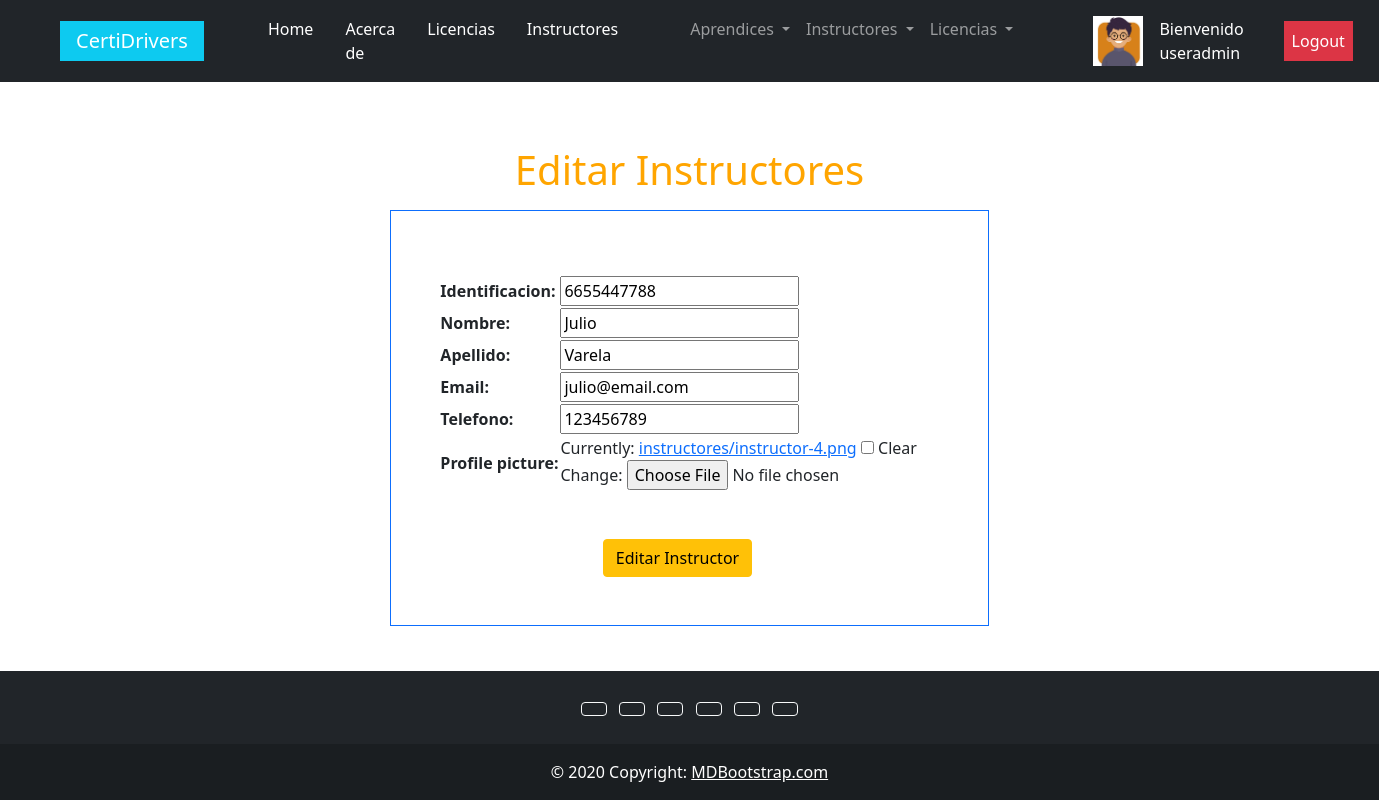
Screenshot of /instructores/update_instructores/1/ (signed in) with the database file from the repository.
### users/models.py (models this page shows)
class UserProfile(models.Model):
    user = models.OneToOneField(User, on_delete=models.CASCADE, related_name='profile')
    phone = models.CharField(max_length=25, null=True, blank=True)
    birth_date = models.DateField(null=True, blank=True)
    profile_picture = models.ImageField(upload_to='profile_images', null=True, blank=True)

### instructores/models.py (models this page shows, shortened)
class Instructor(models.Model):
    identificacion = models.CharField(max_length=10, unique=True, default=None)
    nombre = models.CharField(max_length=50)
    apellido = models.CharField(max_length=50)
    email = models.EmailField(max_length=100)
    telefono = models.CharField(max_length=10)
    profile_picture = models.ImageField(upload_to='instructores', null=True, blank=True)
    is_active = models.BooleanField(default=True)
    class Meta:
        verbose_name ='Instructor'
        verbose_name_plural = "Instructores"

### instructores/views.py (the view)
# urls.py: path('update_instructores/<int:pk>/', InstructorUpdateView.as_view(), name='update_instructores'),
class InstructorUpdateView(LoginRequiredMixin, UserPassesTestMixin, UpdateView):
    model = Instructor
    template_name = 'instructores/update_instructores.html'
    fields = ('identificacion','nombre', 'apellido','email','telefono','profile_picture')
    success_url = '/instructores/list_instructores'
    def test_func(self):
        return self.request.user.is_superuser

### templates/instructores/update_instructores.html (shortened to what this page needs)
{% extends "base.html" %}
{% block contenido %}
    {% if form %}
        <div class="mt-5 mx-5 d-flex flex-column align-items-center">
            <h1 class="my-3" style="color: orange;">Editar Instructores</h1>
            <form class="border border-primary p-5" action="" method="POST" enctype="multipart/form-data">
                <table class="mt-3">
                    {{form.as_table}}
                </table>
                <div class="container-fluid h-100">
                    <div class="row w-100 align-items-center">
                        <div class="col text-center">
                            <button type="submit" class="btn btn-warning mt-5">Editar Instructor</button>
                        </div>
                    </div>
                </div>
            </form>
        </div>
    {% endif %}
{% endblock %}

### templates/base.html (shortened to what this page needs)
<!DOCTYPE html>
<html lang="en">
<head>
  <link href="https://cdn.jsdelivr.net/npm/bootstrap@5.0.2/dist/css/bootstrap.min.css" rel="stylesheet">
</head>
<body>
  <header>
    <nav class="navbar navbar-expand-lg navbar-dark bg-dark sticky-top">
      <div class="container-fluid">
        <a class="navbar-brand bg-info mx-5 px-3" href="/">CertiDrivers</a>
        <div class="collapse navbar-collapse" id="navbarNav">
          <ul class="navbar-nav">
            <li class="nav-item mx-2">
              <a class="nav-link active" aria-current="page" href="/">Home</a>
            </li>
            <li class="nav-item mx-2">
              <a class="nav-link active" aria-current="page" href="/about/">Acerca de</a>
            </li>
            {% if request.user.is_authenticated %}
              <li class="nav-item mx-2">
                <a class="nav-link active" aria-current="page" href="/licencias/">Licencias</a>
              </li>
              <li class="nav-item mx-2">
                <a class="nav-link active" aria-current="page" href="/instructores/display_instructores/">Instructores</a>
              </li>
              {% if request.user.is_superuser %}
                <li class="nav-item dropdown ms-5">
                  <a class="nav-link dropdown-toggle" href="#" id="navbarDropdown" role="button" data-bs-toggle="dropdown" aria-expanded="false">
                    Aprendices
                  </a>
                </li>
                <li class="nav-item dropdown">
                  <a class="nav-link dropdown-toggle" href="#" id="navbarDropdown" role="button" data-bs-toggle="dropdown" aria-expanded="false">
                    Instructores
                  </a>
                </li>
                <li class="nav-item dropdown">
                  <a class="nav-link dropdown-toggle" href="#" id="navbarDropdown" role="button" data-bs-toggle="dropdown" aria-expanded="false">
                    Licencias
                  </a>
                </li>
              {% endif %}
            {% endif %}
          </ul>
        </div>
        <div class="mx-5">
          <ul class="navbar-nav me-auto mb-2 mb-lg-0 d-flex align-items-center">
            {% if request.user.is_authenticated %}
              <li class="nav-item mx-3">
                <a class="nav-link active d-flex align-items-center" aria-current="page" href="/users/update/profile/">
                  {% if request.user.profile.profile_picture.url != '' %}
                    <img src="{{request.user.profile.profile_picture.url}}" alt="profile-picture" width="50px" height="50px">
                  {% endif %}
                  <div class="ms-3">Bienvenido {{request.user}}</div>
                </a>
              </li>
              <li class="nav-item mx-3">
                <a class="nav-link active bg-danger" aria-current="page" href="/users/logout/">Logout</a>
              </li>
            {% endif %}
          </ul>
        </div>
      </div>
    </nav>
  </header>
    <main>
        {% block contenido %}
        {% endblock %}
    </main>
    <footer>
        <footer class="bg-dark text-center text-white fixed-bottom">
            <div class="container p-4 pb-0">
              <section class="mb-4">
                <a class="btn btn-outline-light btn-floating m-1" href="#!" role="button"
                  ></a>
                <a class="btn btn-outline-light btn-floating m-1" href="#!" role="button"
                  ></a>
                <a class="btn btn-outline-light btn-floating m-1" href="#!" role="button"
                  ></a>
                <a class="btn btn-outline-light btn-floating m-1" href="#!" role="button"
                  ></a>
                <a class="btn btn-outline-light btn-floating m-1" href="#!" role="button"
                  ></a>
                <a class="btn btn-outline-light btn-floating m-1" href="#!" role="button"
                  ></a>
              </section>
            </div>
            <div class="text-center p-3" style="background-color: rgba(0, 0, 0, 0.2);">
              © 2020 Copyright:
              <a class="text-white" href="https://mdbootstrap.com/">MDBootstrap.com</a>
            </div>
          </footer>
    </footer>
</body>
</html>

### rows the page displays
Instructor: identificacion "6655447788", nombre "Julio", apellido "Varela", email "julio@email.com", telefono "123456789"

### other values shown
{{ request.user }} "useradmin"
